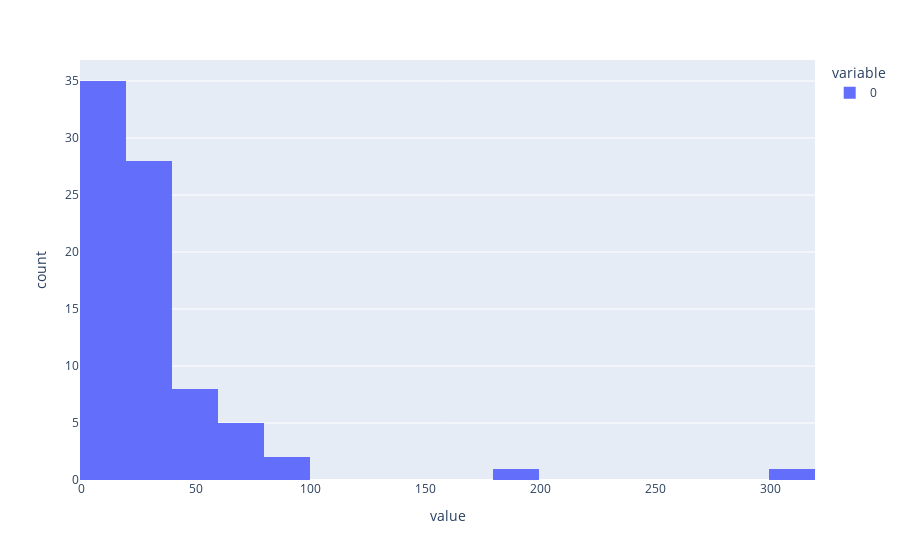

Notebook source saved alongside this figure:
### Code cell
padded_lengths = [len(encoded_seqs_i) for encoded_seqs_i in encoded_seqs]
px.histogram(padded_lengths)

### Figure 1 — Plotly figure (JSON) as saved in the notebook; plotly's stock layout.template omitted (floating-point values rounded to 4 significant figures)
{"data": [{"alignmentgroup": "True", "bingroup": "x", "hovertemplate": "variable=0<br>value=%{x}<br>count=%{y}<extra></extra>", "legendgroup": "0", "marker": {"color": "#636efa", "pattern": {"shape": ""}}, "name": "0", "offsetgroup": "0", "orientation": "v", "showlegend": true, "type": "histogram", "x": [8, 25, 29, 12, 72, 25, 21, 38, 13, 41, 61, 22, 6, 1, 4, 17, 12, 5, 17, 21, 4, 15, 71, 37, 14, 32, 23, 15, 9, 32, 9, 15, 22, 52, 17, 49, 90, 59, 59, 13, 19, 44, 11, 2, 24, 32, 11, 20, 304, 10, 20, 21, 23, 8, 17, 89, 20, 181, 10, 50, 10, 21, 6, 42, 30, 4, 25, 18, 30, 23, 1, 14, 21, 24, 34, 62, 15, 16, 73, 30], "xaxis": "x", "yaxis": "y"}], "layout": {"barmode": "relative", "legend": {"title": {"text": "variable"}, "tracegroupgap": 0}, "margin": {"t": 60}, "xaxis": {"anchor": "y", "domain": [0, 1], "title": {"text": "value"}}, "yaxis": {"anchor": "x", "domain": [0, 1], "title": {"text": "count"}}}}
